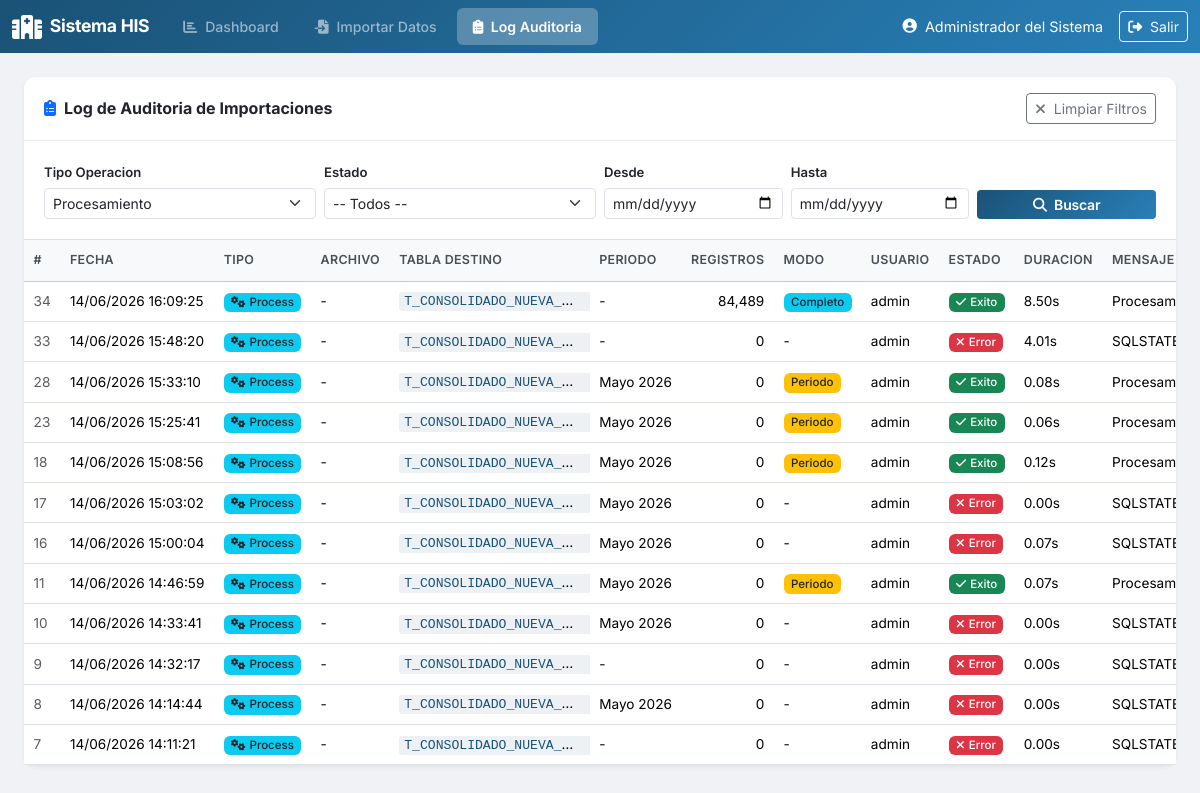
The page /log.php?tipo=PROCESS (signed in) on the database as committed earlier.
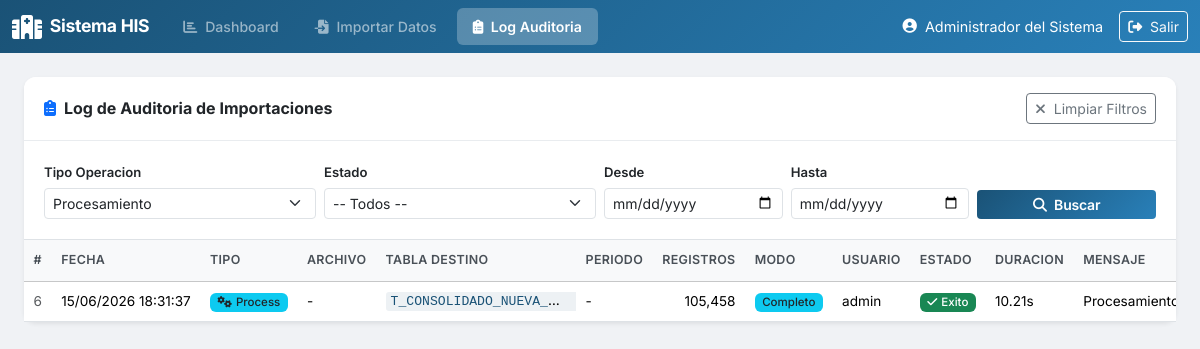
The same page on the database as committed later.
### tables this page shows
CREATE TABLE `LOG_IMPORTACION` (
  `id_log` int(11) NOT NULL,
  `tipo_operacion` varchar(50) NOT NULL COMMENT 'IMPORT o PROCESS',
  `tipo_archivo` varchar(50) DEFAULT NULL COMMENT 'MaestroRegistrador, MaestroPersonal, MaestroPaciente, NominalTrama',
  `nombre_archivo` varchar(255) DEFAULT NULL,
  `tabla_destino` varchar(100) DEFAULT NULL,
  `periodo_mes` varchar(2) DEFAULT NULL,
  `periodo_anio` varchar(4) DEFAULT NULL,
  `registros_procesados` int(11) DEFAULT 0,
  `modo_importacion` varchar(20) DEFAULT NULL COMMENT 'REEMPLAZO o PERIODO',
  `fecha_operacion` datetime DEFAULT current_timestamp(),
  `usuario` varchar(100) DEFAULT NULL,
  `estado` varchar(20) NOT NULL COMMENT 'EXITO, ERROR, PARCIAL',
  `mensaje` text DEFAULT NULL,
  `duracion_segundos` decimal(10,2) DEFAULT NULL
);

### includes/functions.php (called while the page is built, shortened)
<?php
function clean($str) {
    return htmlspecialchars($str ?? '', ENT_QUOTES, 'UTF-8');
}
function formatDateTime($datetime) {
    $ts = strtotime($datetime);
    return $ts ? date('d/m/Y H:i:s', $ts) : $datetime;
}
function getNombreMes($mes) {
    $meses = [
        '01' => 'Enero', '02' => 'Febrero', '03' => 'Marzo',
        '04' => 'Abril', '05' => 'Mayo', '06' => 'Junio',
        '07' => 'Julio', '08' => 'Agosto', '09' => 'Septiembre',
        '10' => 'Octubre', '11' => 'Noviembre', '12' => 'Diciembre',
        '1' => 'Enero', '2' => 'Febrero', '3' => 'Marzo',
        '4' => 'Abril', '5' => 'Mayo', '6' => 'Junio',
        '7' => 'Julio', '8' => 'Agosto', '9' => 'Septiembre',
        '10' => 'Octubre', '11' => 'Noviembre', '12' => 'Diciembre'
    ];
    return $meses[$mes] ?? $mes;
}

### log.php (the view, shortened to what this page needs)
<?php
require_once 'includes/functions.php';
$pdo = getDBConnection();
$fTipo = $_GET['tipo'] ?? '';
$fFechaDesde = $_GET['fecha_desde'] ?? '';
$fFechaHasta = $_GET['fecha_hasta'] ?? '';
$where = "1=1";
$params = [];
if ($fTipo !== '') {
    $where .= " AND tipo_operacion = :tipo";
    $params[':tipo'] = $fTipo;
}
$porPagina = 30;
$pagina = max(1, intval($_GET['pagina'] ?? 1));
$offset = ($pagina - 1) * $porPagina;
$dataSql = "SELECT * FROM LOG_IMPORTACION WHERE {$where} ORDER BY fecha_operacion DESC LIMIT {$porPagina} OFFSET {$offset}";
$dataStmt = $pdo->prepare($dataSql);
$dataStmt->execute($params);
$logs = $dataStmt->fetchAll();
include 'includes/header.php';
?>
<div class="card shadow-sm">
    <div class="card-header bg-white d-flex justify-content-between align-items-center flex-wrap gap-2">
        <h6 class="mb-0 fw-bold"><i class="fas fa-clipboard-list me-2 text-primary"></i>Log de Auditoria de Importaciones</h6>
        <a href="log.php" class="btn btn-sm btn-outline-secondary"><i class="fas fa-times me-1"></i> Limpiar Filtros</a>
    </div>
    <div class="card-body border-bottom">
        <form method="GET" action="log.php" class="row g-2 align-items-end">
            <div class="col-md-3 col-sm-6">
                <label class="form-label small fw-semibold">Tipo Operacion</label>
                <select name="tipo" class="form-select form-select-sm">
                    <option value="PROCESS" <?= $fTipo === 'PROCESS' ? 'selected' : '' ?>>Procesamiento</option>
                </select>
            </div>
            <div class="col-md-3 col-sm-6">
                <label class="form-label small fw-semibold">Estado</label>
                <select name="estado" class="form-select form-select-sm">
                    <option value="">-- Todos --</option>
                </select>
            </div>
            <div class="col-md-2 col-sm-6">
                <label class="form-label small fw-semibold">Desde</label>
                <input type="date" name="fecha_desde" class="form-control form-control-sm" value="<?= htmlspecialchars($fFechaDesde) ?>">
            </div>
            <div class="col-md-2 col-sm-6">
                <label class="form-label small fw-semibold">Hasta</label>
                <input type="date" name="fecha_hasta" class="form-control form-control-sm" value="<?= htmlspecialchars($fFechaHasta) ?>">
            </div>
            <div class="col-md-2">
                <button type="submit" class="btn btn-his btn-sm w-100"><i class="fas fa-search me-1"></i> Buscar</button>
            </div>
        </form>
    </div>
    <div class="card-body p-0">
        <?php if (empty($logs)): ?>
            <div class="text-center py-5">
                <i class="fas fa-inbox fa-3x text-muted mb-3"></i>
                <p class="text-muted mb-0">No se encontraron registros en el log</p>
            </div>
        <?php else: ?>
            <div class="table-responsive">
                <table class="table table-hover table-sm mb-0">
                    <thead class="table-light">
                        <tr>
                            <th>#</th>
                            <th>Fecha</th>
                            <th>Tipo</th>
                            <th>Archivo</th>
                            <th>Tabla Destino</th>
                            <th>Periodo</th>
                            <th>Registros</th>
                            <th>Modo</th>
                            <th>Usuario</th>
                            <th>Estado</th>
                            <th>Duracion</th>
                            <th>Mensaje</th>
                        </tr>
                    </thead>
                    <tbody>
                        <?php foreach ($logs as $i => $log): ?>
                        <tr>
                            <td class="text-muted"><?= $log['id_log'] ?></td>
                            <td><?= formatDateTime($log['fecha_operacion']) ?></td>
                            <td>
                                <?php if ($log['tipo_operacion'] === 'IMPORT'): ?>
                                    <span class="badge bg-primary"><i class="fas fa-file-import me-1"></i>Import</span>
                                <?php else: ?>
                                    <span class="badge bg-info text-dark"><i class="fas fa-cogs me-1"></i>Process</span>
                                <?php endif; ?>
                            </td>
                            <td title="<?= clean($log['nombre_archivo']) ?>">
                                <?= clean(mb_strimwidth($log['nombre_archivo'] ?? '-', 0, 25, '...')) ?>
                            </td>
                            <td><code><?= clean($log['tabla_destino'] ?? '-') ?></code></td>
                            <td>
                                <?php if ($log['periodo_anio'] && $log['periodo_mes']): ?>
                                    <?= getNombreMes($log['periodo_mes']) ?> <?= $log['periodo_anio'] ?>
                                <?php else: ?>
                                    -
                                <?php endif; ?>
                            </td>
                            <td class="text-end"><?= number_format($log['registros_procesados']) ?></td>
                            <td>
                                <?php if ($log['modo_importacion'] === 'REEMPLAZO'): ?>
                                    <span class="badge bg-danger">Reemplazo</span>
                                <?php elseif ($log['modo_importacion'] === 'PERIODO'): ?>
                                    <span class="badge bg-warning text-dark">Periodo</span>
                                <?php elseif ($log['modo_importacion'] === 'COMPLETO'): ?>
                                    <span class="badge bg-info text-dark">Completo</span>
                                <?php else: ?>
                                    -
                                <?php endif; ?>
                            </td>
                            <td><?= clean($log['usuario']) ?></td>
                            <td>
                                <?php if ($log['estado'] === 'EXITO'): ?>
                                    <span class="badge bg-success"><i class="fas fa-check me-1"></i>Exito</span>
                                <?php elseif ($log['estado'] === 'ERROR'): ?>
                                    <span class="badge bg-danger"><i class="fas fa-times me-1"></i>Error</span>
                                <?php else: ?>
                                    <span class="badge bg-warning text-dark">Parcial</span>
                                <?php endif; ?>
                            </td>
                            <td><?= $log['duracion_segundos'] ? $log['duracion_segundos'] . 's' : '-' ?></td>
                            <td title="<?= clean($log['mensaje']) ?>">
                                <?= clean(mb_strimwidth($log['mensaje'] ?? '-', 0, 40, '...')) ?>
                            </td>
                        </tr>
                        <?php endforeach; ?>
                    </tbody>
                </table>
            </div>
        <?php endif; ?>
    </div>
</div>
<?php include 'includes/footer.php'; ?>

### includes/header.php (shortened to what this page needs)
<?php
$currentpage = basename($_SERVER['PHP_SELF'], '.php');
?>
<!DOCTYPE html>
<html lang="es">
<head>
    <link href="https://cdn.jsdelivr.net/npm/bootstrap@5.3.3/dist/css/bootstrap.min.css" rel="stylesheet">
    <link href="https://cdnjs.cloudflare.com/ajax/libs/font-awesome/6.5.1/css/all.min.css" rel="stylesheet">
    <link href="assets/css/style.css" rel="stylesheet">
</head>
<body>
    <?php if (isset($_SESSION['usuario_id'])): ?>
    <nav class="navbar navbar-expand-lg navbar-dark bg-his">
        <div class="container-fluid">
            <a class="navbar-brand d-flex align-items-center" href="dashboard.php">
                <i class="fas fa-hospital-alt me-2 fs-4"></i>
                <span class="fw-bold">Sistema HIS</span>
            </a>
            <div class="collapse navbar-collapse" id="navbarNav">
                <ul class="navbar-nav me-auto">
                    <li class="nav-item">
                        <a class="nav-link <?= $currentpage === 'dashboard' ? 'active' : '' ?>" href="dashboard.php">
                            <i class="fas fa-chart-bar me-1"></i> Dashboard
                        </a>
                    </li>
                    <li class="nav-item">
                        <a class="nav-link <?= $currentpage === 'import' ? 'active' : '' ?>" href="import.php">
                            <i class="fas fa-file-import me-1"></i> Importar Datos
                        </a>
                    </li>
                    <li class="nav-item">
                        <a class="nav-link <?= $currentpage === 'log' ? 'active' : '' ?>" href="log.php">
                            <i class="fas fa-clipboard-list me-1"></i> Log Auditoria
                        </a>
                    </li>
                </ul>
                <div class="d-flex align-items-center text-white">
                    <i class="fas fa-user-circle me-2"></i>
                    <span class="me-3"><?= htmlspecialchars($_SESSION['nombre_completo'] ?? $_SESSION['usuario']) ?></span>
                    <a href="logout.php" class="btn btn-outline-light btn-sm">
                        <i class="fas fa-sign-out-alt me-1"></i> Salir
                    </a>
                </div>
            </div>
        </div>
    </nav>
    <?php endif; ?>
    <main class="<?= isset($_SESSION['usuario_id']) ? 'main-content' : '' ?>">

### includes/footer.php (shortened to what this page needs)
    </main>
</body>
</html>

### assets/css/style.css (style rules this page uses)
:root { --his-primary: #1a5276; --his-primary-light: #2980b9; --his-primary-dark: #0e2f44; --his-success: #27ae60; --his-warning: #f39c12; --his-danger: #e74c3c; --his-info: #3498db; --his-bg: #f0f2f5; --his-sidebar: #2c3e50; }
body { font-family: 'Inter', -apple-system, BlinkMacSystemFont, 'Segoe UI', Roboto, sans-serif; background-color: var(--his-bg); font-size: 0.9rem; }
.bg-his { background: linear-gradient(135deg, var(--his-primary) 0%, var(--his-primary-light) 100%) !important; }
.navbar-brand { font-size: 1.1rem; letter-spacing: -0.3px; }
.navbar .nav-link { font-size: 0.88rem; font-weight: 500; padding: 0.5rem 1rem !important; border-radius: 6px; margin: 0 2px; transition: all 0.2s ease; }
.navbar .nav-link.active { background-color: rgba(255, 255, 255, 0.25); font-weight: 600; }
.main-content { padding: 1.5rem; min-height: calc(100vh - 56px); }
.btn-his { background: linear-gradient(135deg, var(--his-primary) 0%, var(--his-primary-light) 100%); color: #fff; border: none; font-weight: 600; letter-spacing: -0.2px; transition: all 0.2s ease; }
.card { border: none; border-radius: 12px; }
.card-header { border-bottom: 1px solid #e9ecef; padding: 1rem 1.25rem; border-radius: 12px 12px 0 0 !important; }
.card-body { padding: 1.25rem; }
.table { font-size: 0.85rem; }
.table thead th { font-weight: 600; font-size: 0.78rem; text-transform: uppercase; letter-spacing: 0.3px; color: #495057; white-space: nowrap; padding: 0.7rem 0.6rem; }
.table tbody td { vertical-align: middle; padding: 0.55rem 0.6rem; max-width: 200px; overflow: hidden; text-overflow: ellipsis; white-space: nowrap; }
code { font-size: 0.82rem; color: var(--his-primary); background: rgba(26, 82, 118, 0.08); padding: 2px 5px; border-radius: 3px; }
.form-label { font-size: 0.82rem; margin-bottom: 0.3rem; }
.badge { font-weight: 500; font-size: 0.72rem; }
.card { animation: fadeIn 0.3s ease-out; }

Rows that differ between the two databases and show on the page:
removed log_importacion: id_log "34", fecha_operacion "14/06/2026 16:09:25", tipo_operacion "PROCESS" (drawn), nombre_archivo "-", tabla_destino "T_CONSOLIDADO_NUEVA_…", registros_procesados "84,489", modo_importacion "Completo", usuario "admin", estado "EXITO" (drawn), duracion_segundos "8.50", mensaje "Procesamiento ejecutado.…"
removed log_importacion: id_log "33", fecha_operacion "14/06/2026 15:48:20", tipo_operacion "PROCESS" (drawn), nombre_archivo "-", tabla_destino "T_CONSOLIDADO_NUEVA_…", registros_procesados "0", usuario "admin", estado "ERROR" (drawn), duracion_segundos "4.01", mensaje "SQLSTATE[70100]: <<Unk…"
removed log_importacion: id_log "28", fecha_operacion "14/06/2026 15:33:10", tipo_operacion "PROCESS" (drawn), nombre_archivo "-", tabla_destino "T_CONSOLIDADO_NUEVA_…", periodo_mes "Mayo", periodo_anio "2026", registros_procesados "0", modo_importacion "Periodo", usuario "admin", estado "EXITO" (drawn), duracion_segundos "0.08", mensaje "Procesamiento de consoli…"
removed log_importacion: id_log "23", fecha_operacion "14/06/2026 15:25:41", tipo_operacion "PROCESS" (drawn), nombre_archivo "-", tabla_destino "T_CONSOLIDADO_NUEVA_…", periodo_mes "Mayo", periodo_anio "2026", registros_procesados "0", modo_importacion "Periodo", usuario "admin", estado "EXITO" (drawn), duracion_segundos "0.06", mensaje "Procesamiento de consoli…"
removed log_importacion: id_log "18", fecha_operacion "14/06/2026 15:08:56", tipo_operacion "PROCESS" (drawn), nombre_archivo "-", tabla_destino "T_CONSOLIDADO_NUEVA_…", periodo_mes "Mayo", periodo_anio "2026", registros_procesados "0", modo_importacion "Periodo", usuario "admin", estado "EXITO" (drawn), duracion_segundos "0.12", mensaje "Procesamiento de consoli…"
removed log_importacion: id_log "17", fecha_operacion "14/06/2026 15:03:02", tipo_operacion "PROCESS" (drawn), nombre_archivo "-", tabla_destino "T_CONSOLIDADO_NUEVA_…", periodo_mes "Mayo", periodo_anio "2026", registros_procesados "0", usuario "admin", estado "ERROR" (drawn), duracion_segundos "0.00", mensaje "SQLSTATE[42000]: Synta…"
removed log_importacion: id_log "16", fecha_operacion "14/06/2026 15:00:04", tipo_operacion "PROCESS" (drawn), nombre_archivo "-", tabla_destino "T_CONSOLIDADO_NUEVA_…", periodo_mes "Mayo", periodo_anio "2026", registros_procesados "0", usuario "admin", estado "ERROR" (drawn), duracion_segundos "0.07", mensaje "SQLSTATE[42000]: Synta…"
removed log_importacion: id_log "11", fecha_operacion "14/06/2026 14:46:59", tipo_operacion "PROCESS" (drawn), nombre_archivo "-", tabla_destino "T_CONSOLIDADO_NUEVA_…", periodo_mes "Mayo", periodo_anio "2026", registros_procesados "0", modo_importacion "Periodo", usuario "admin", estado "EXITO" (drawn), duracion_segundos "0.07", mensaje "Procesamiento de consoli…"
removed log_importacion: id_log "10", fecha_operacion "14/06/2026 14:33:41", tipo_operacion "PROCESS" (drawn), nombre_archivo "-", tabla_destino "T_CONSOLIDADO_NUEVA_…", periodo_mes "Mayo", periodo_anio "2026", registros_procesados "0", usuario "admin", estado "ERROR" (drawn), duracion_segundos "0.00", mensaje "SQLSTATE[21S01]: Insert…"
removed log_importacion: id_log "9", fecha_operacion "14/06/2026 14:32:17", tipo_operacion "PROCESS" (drawn), nombre_archivo "-", tabla_destino "T_CONSOLIDADO_NUEVA_…", registros_procesados "0", usuario "admin", estado "ERROR" (drawn), duracion_segundos "0.00", mensaje "SQLSTATE[21S01]: Insert…"
removed log_importacion: id_log "8", fecha_operacion "14/06/2026 14:14:44", tipo_operacion "PROCESS" (drawn), nombre_archivo "-", tabla_destino "T_CONSOLIDADO_NUEVA_…", periodo_mes "Mayo", periodo_anio "2026", registros_procesados "0", usuario "admin", estado "ERROR" (drawn), duracion_segundos "0.00", mensaje "SQLSTATE[21S01]: Insert…"
removed log_importacion: id_log "7", fecha_operacion "14/06/2026 14:11:21", tipo_operacion "PROCESS" (drawn), nombre_archivo "-", tabla_destino "T_CONSOLIDADO_NUEVA_…", registros_procesados "0", usuario "admin", estado "ERROR" (drawn), duracion_segundos "0.00", mensaje "SQLSTATE[21S01]: Insert…"
now on this page (row edited): log_importacion: id_log "6", fecha_operacion "15/06/2026 18:31:37", tipo_operacion "PROCESS" (drawn), nombre_archivo "-", tabla_destino "T_CONSOLIDADO_NUEVA_…", registros_procesados "105,458", modo_importacion "Completo", usuario "admin", estado "EXITO" (drawn), duracion_segundos "10.21", mensaje "Procesamiento ejecutado.…"
